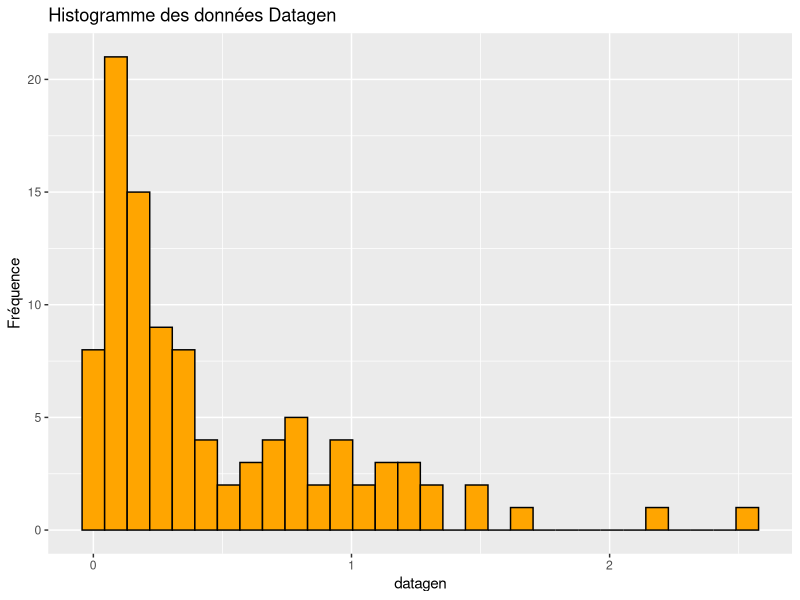
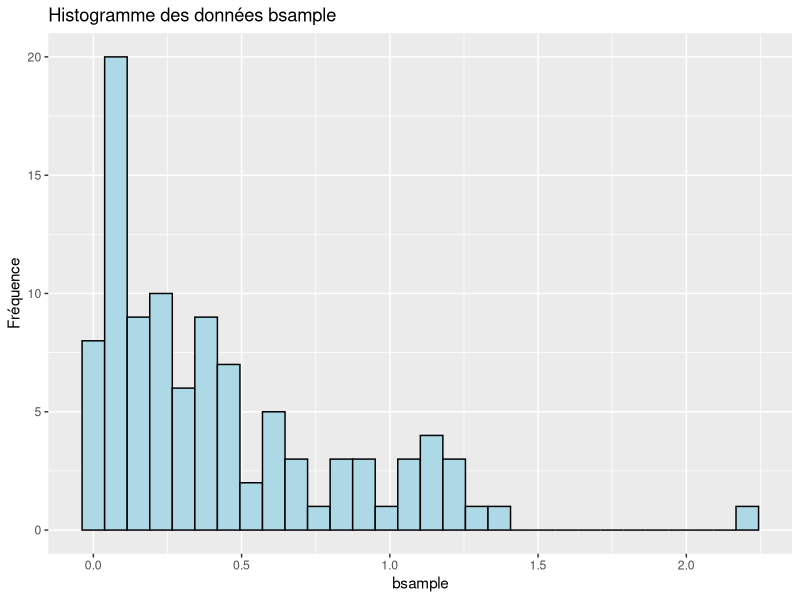
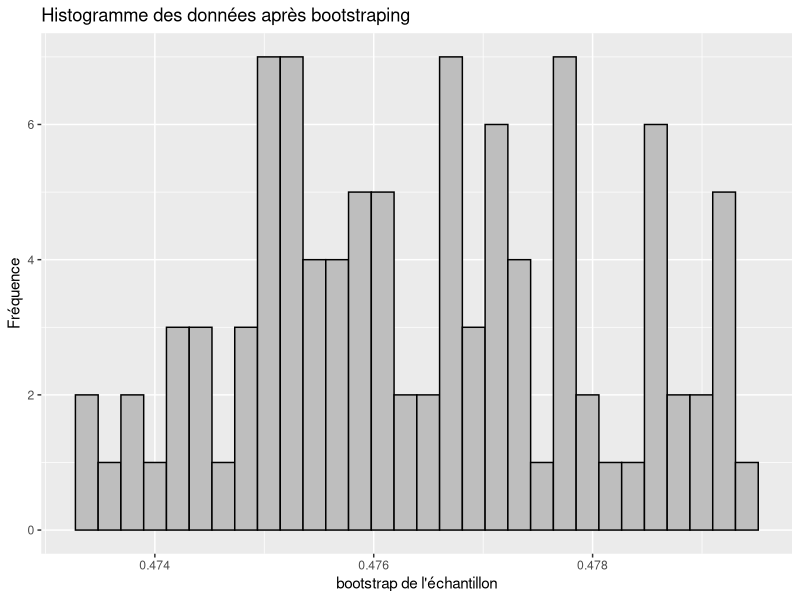
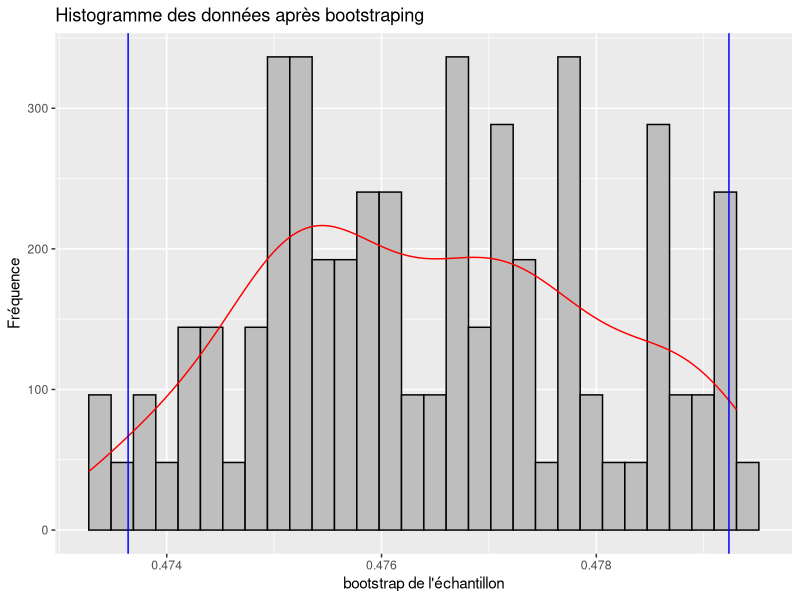
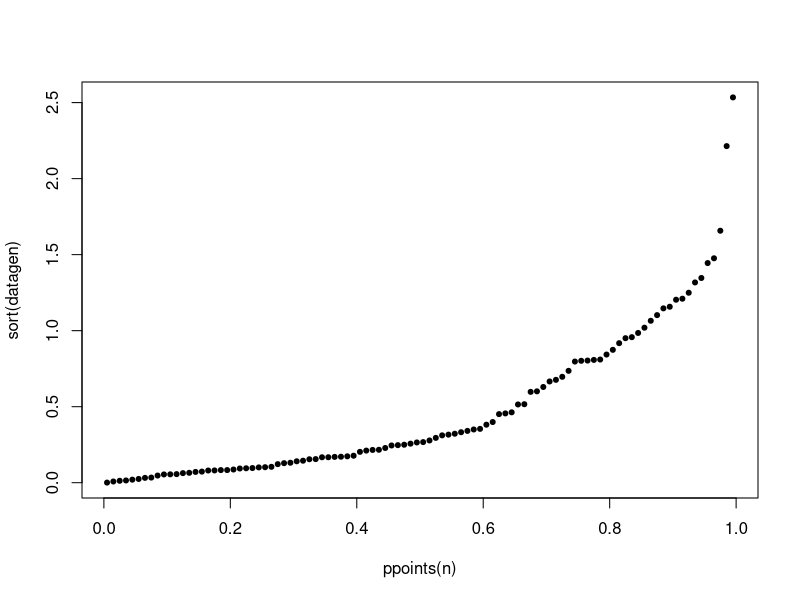
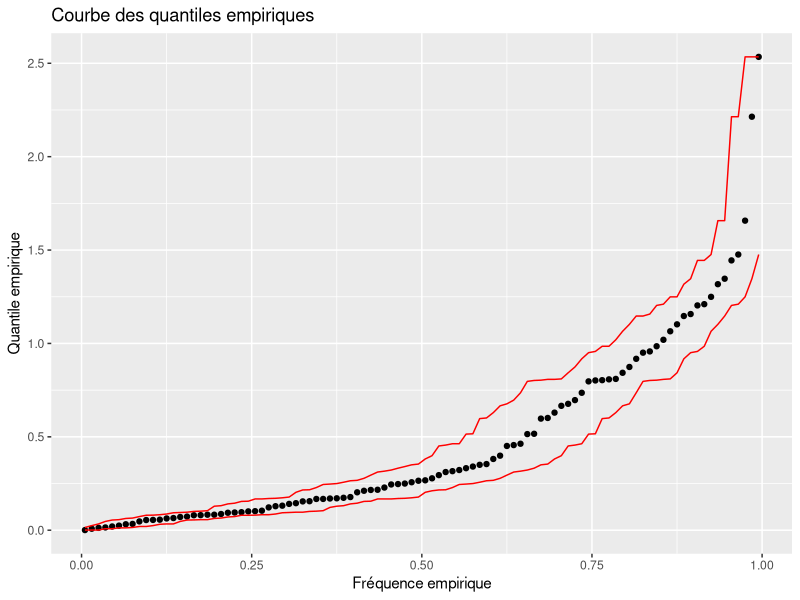

These figures' R source, in order:
###################### Libraries###################################
library(ggplot2)
################################ Question 1 ####################################
set.seed(2190903)
n <- 100 ## on change n = 1000 pour l'étape 7
datagen <- rexp(n, rate = 2)


## Plot histogramme des données:

ggplot(data = as.data.frame(datagen), aes(x = datagen)) + 
  geom_histogram(colour = 'black', fill = 'orange') +
  ylab("Fréquence") +
  xlab("datagen") +
  labs(title = "Histogramme des données Datagen")

################################ Question 2 ####################################

bsample <- datagen[sample(n, n, replace = TRUE)]


ggplot(as.data.frame(bsample), aes(x = bsample)) + 
  geom_histogram(colour = 'black', fill = 'lightblue') +
  ylab("Fréquence") +
  xlab("bsample") +
  labs(title = "Histogramme des données bsample")

################################ Question 3 ####################################

## génération de l'échantillon bootstrap
m = 100000
bmatrix_sample <- matrix(NA,nrow = m, ncol =n)
for(i in 1:m){
  bsample <- datagen[sample(n, n, replace = TRUE)]
  bmatrix_sample[i,] <- bsample
}

################################ 3.b ###########################################

## la moyenne de l'échantillon bootstrap
mean_bms <- rep(NA,n)
for(i in 1:n){
  mean_bms[i] <- mean(bmatrix_sample[,i])
}

## histogram des moyennes calculées:

ggplot(as.data.frame(mean_bms), aes(x = mean_bms)) + 
  geom_histogram(colour = 'black', fill = 'grey')+
  ylab("Fréquence") +
  xlab("bootstrap de l'échantillon") +
  labs(title = "Histogramme des données après bootstraping")
  



################################ Question 4 ####################################

## calcul des quantiles des moyennes des échantillons bootstrap

quantile(mean_bms, probs = c(0.025, 0.975))

ggplot(as.data.frame(mean_bms), aes(x = mean_bms)) + 
  geom_histogram(aes(y = ..density..),colour = 'black', fill = 'grey') +
  geom_density(colour = 'red') +
  geom_vline(xintercept = quantile(mean_bms, probs = 0.025), colour = 'blue') +
  geom_vline(xintercept = quantile(mean_bms, probs = 0.975), colour = 'blue') +
  ylab("Fréquence") +
  xlab("bootstrap de l'échantillon") +
  labs(title = "Histogramme des données après bootstraping")

################################ Question 5 ####################################

## courbe des quantiles empiriques 
##plot(ppoints(1000),sort(datagen), pch = 20)


## bootstraping des quatiles empiriques
bootstrap_qe <- matrix(NA,nrow = m, ncol = n)
for(i in 1:m){
  bootstrap_qe[i,] <- sort(bmatrix_sample[i,])
}
bootstrap_qe

## interval de confiance pour chaque quantile empirique:
## on crée une matrice de 2 colonnes, une contenant les quantile de niveau 2.5%
## l'autre contenant les quantiles de niveau 97.5%

interval_confiance_qe <- matrix(NA,nrow = n, ncol = 2)


for(i in 1:n){
  interval_confiance_qe[i,1] <- quantile(bootstrap_qe[,i], probs = 0.025)
  interval_confiance_qe[i,2] <- quantile(bootstrap_qe[,i], probs = 0.975)
}
colnames(interval_confiance_qe) <- c("quantile_2.5%", "quatile_97.5%")



################################ Question 6 ####################################

plot(ppoints(n),sort(datagen), pch = 20)

ggplot(data = as.data.frame(datagen), aes(x = ppoints(n), y = sort(datagen)))+
  geom_point()+
  geom_line(y = interval_confiance_qe[,1], color = "red")+
  geom_line(y = interval_confiance_qe[,2], color ='red')+
  ylab("Quantile empirique") +
  xlab("Fréquence empirique") +
  labs(title = "Courbe des quantiles empiriques")
  

############################### Question 7 #####################################

## on répète le tout mais pour n = 1000



